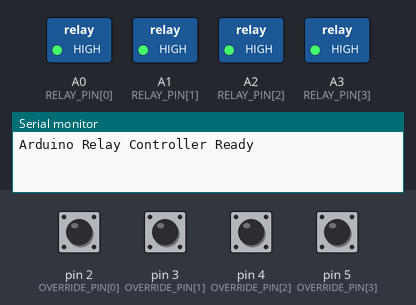
A sketch run on a simulated Arduino Leonardo, built with avr-gcc and run on an emulated ATmega32U4. Shown: switched loads named in the sketch (green lamp = pin HIGH), the last lines printed to the serial monitor. The test bench sets the inputs (shaded band); at power-on: pin 2 (OVERRIDE_PIN[0]), pin 3 (OVERRIDE_PIN[1]), pin 4 (OVERRIDE_PIN[2]), pin 5 (OVERRIDE_PIN[3]) HIGH.

Above: at 1.2 s.
1.3 s: pin 2 (OVERRIDE_PIN[0]) pulled LOW for 0.15 s
At 1.37 s:
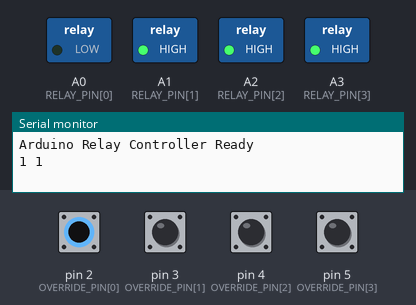
2.9 s: pin 3 (OVERRIDE_PIN[1]) pulled LOW for 0.15 s
At 2.97 s:
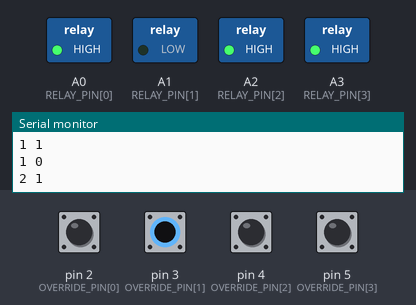
4.5 s: pin 4 (OVERRIDE_PIN[2]) pulled LOW for 0.15 s
At 4.57 s:
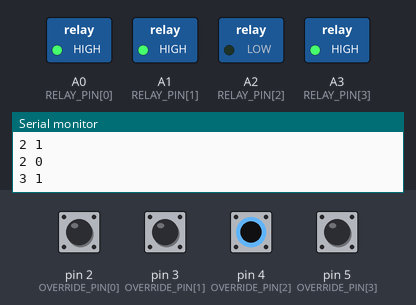
6.1 s: pin 5 (OVERRIDE_PIN[3]) pulled LOW for 0.15 s
At 6.17 s:
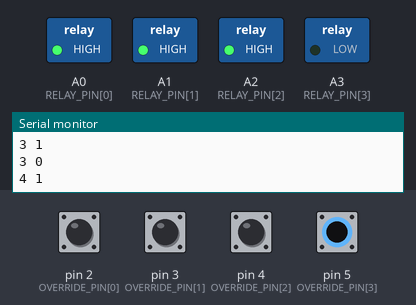
7.7 s: pin 2 (OVERRIDE_PIN[0]) driven LOW and pin 3 (OVERRIDE_PIN[1]) driven LOW
At 8.8 s:
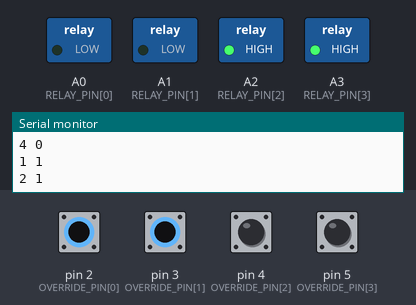
9.2 s: pin 4 (OVERRIDE_PIN[2]) pulled LOW for 1 s
At 10.0 s:
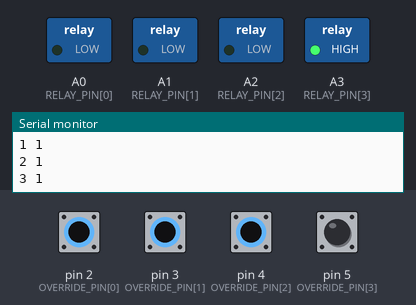
Timing chart, 0 to 12.2 s (numbered marks = the images above; inputs shaded):
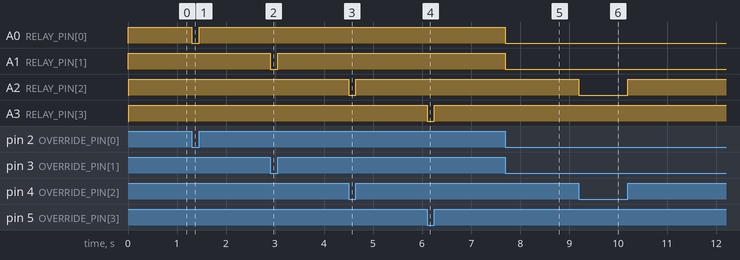

The sketch:

RelayController.ino
```cpp
// Indicates the baud rate for the serial port communications.
const int BAUD_RATE = 9600;

// Indicates the number of relays supported.
const int RELAY_COUNT = 4;

// Zero-based array containing the Arduino Pin for each relay.
const int RELAY_PIN[RELAY_COUNT] = { A0, A1, A2, A3 };

// Zero-based array containing the Arduino Pin for the override for each relay.
const int OVERRIDE_PIN[RELAY_COUNT] = { 2, 3, 4, 5 };

// Zero-based array containing the last read values of the override pins.
int lastOverride[RELAY_COUNT] = { HIGH, HIGH, HIGH, HIGH };

void setup() {
    // Initialize serial port
    Serial.begin(BAUD_RATE);
    while (!Serial) {
    ; // Wait for serial port to connect (needed for Arduino Leonardo and Micro).
    }

    // Initailize relay and override pins
    for (int pin = 0; pin < RELAY_COUNT; pin++)
    {
        pinMode(RELAY_PIN[pin], OUTPUT);
        digitalWrite(RELAY_PIN[pin], HIGH);
        pinMode(OVERRIDE_PIN[pin], INPUT_PULLUP);
    }

    Serial.println("Arduino Relay Controller Ready");
}

void loop() {

    int relayId;
    bool relayOn;

    checkAndApplyOverrides();
    if (readNextCommand(&relayId, &relayOn))
    {
        updateRelay(relayId, relayOn);
    }
}

// Reads the next command from the serial port, if a command is available. If a command is read, relayId and relayOn are populated and the function returns true. If no command is read or if the command could not be parsed, the function returns false.
bool readNextCommand(int *relayId, bool *relayOn) {
    if (!Serial.available())
    {
        return false;
    }

    String readLine = Serial.readStringUntil('\n');
    readLine.trim();
    if ((readLine.length() != 3) || (readLine.charAt(1) != ' '))
    {
        return false;
    }

    char relayIdCharacter = readLine.charAt(0);
    char relayOnCharacter = readLine.charAt(2);

    if ((relayIdCharacter < '1') || (relayIdCharacter > '4') || (relayOnCharacter < '0') || (relayOnCharacter > '1'))
    {
        return false;
    }

    *relayId = relayIdCharacter - '1';
    *relayOn = relayOnCharacter - '0';
    return true;
}

// Updates the indicated relay to the value specified.
void updateRelay(int relayId, bool relayOn) {
    digitalWrite(RELAY_PIN[relayId], !relayOn);
    Serial.write(relayId + '1');
    Serial.write(' ');
    Serial.write(relayOn + '0');
    Serial.println();
}

void checkAndApplyOverrides() {

    int currentOverride[RELAY_COUNT];

    for (int pin = 0; pin < RELAY_COUNT; pin++)
    {
        currentOverride[pin] = digitalRead(OVERRIDE_PIN[pin]);
        if (currentOverride[pin] != lastOverride[pin])
        {
          updateRelay(pin, !currentOverride[pin]);
          lastOverride[pin] = currentOverride[pin];
        }
    }
}
```

Measured:
- after the input at 1.3 s, A0 (RELAY_PIN[0]): HIGH → LOW at once, → HIGH 0.15 s later
- after the input at 2.9 s, A1 (RELAY_PIN[1]): HIGH → LOW at once, → HIGH 0.15 s later
- after the input at 4.5 s, A2 (RELAY_PIN[2]): HIGH → LOW at once, → HIGH 0.15 s later
- after the input at 6.1 s, A3 (RELAY_PIN[3]): HIGH → LOW at once, → HIGH 0.15 s later
- after the input at 7.7 s, A0 (RELAY_PIN[0]), A1 (RELAY_PIN[1]): HIGH → LOW at once
- after the input at 9.2 s, A2 (RELAY_PIN[2]): HIGH → LOW at once, → HIGH 1.0 s later
